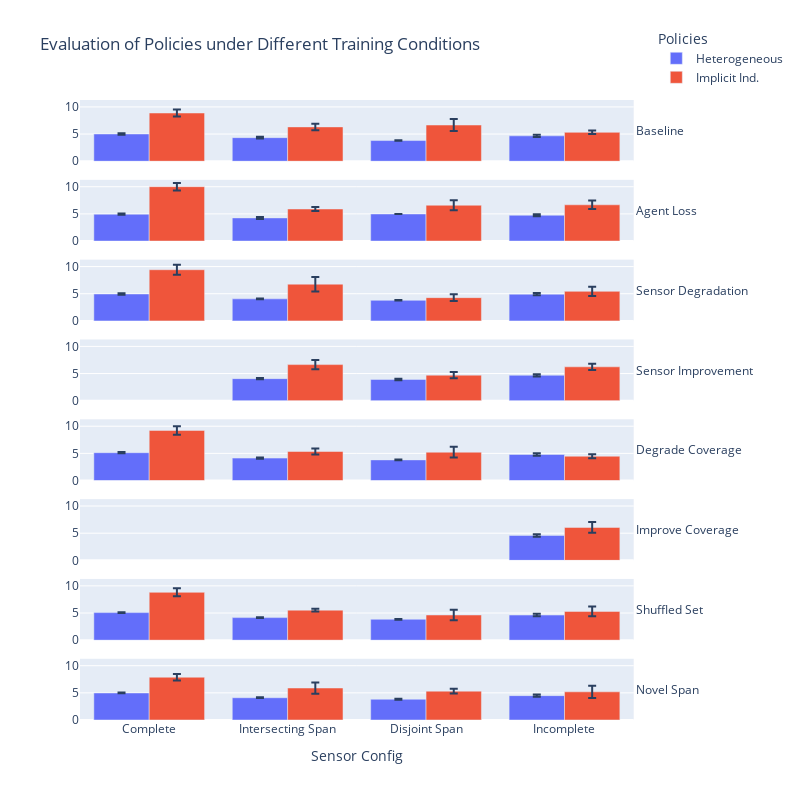

The notebook cell this image was saved under:
### Code cell
## Bar Comparisons
fig = px.bar(
    summary,
    x="sensor_config",
    y="mean",
    color="policy_type",
    barmode="group",
    facet_row="eval_type",
    error_y="ci95",
    hover_data=["n","se"],
    title="Evaluation of Policies under Different Training Conditions"
)
fig.for_each_annotation(
    # Remove "sensor_conf=__"
    lambda a: a.update(text=(a.text.split("=")[-1]), textangle = 0)
)

fig.update_layout(
    legend=dict(
        x=1.02,   # just outside the plotting area
        y=1.12,
        xanchor="left",
        yanchor="top"
    ),
    xaxis_title = "Sensor Config",
    legend_title_text = "Policies",
    width=800, height=800,
)
fig.for_each_yaxis(lambda y: y.update(title=""))
fig.write_image(f"eval_scale.png")
fig.show()

### Figure 1 — Plotly figure (JSON) as saved in the notebook; plotly's stock layout.template omitted (floating-point values rounded to 4 significant figures)
{"data": [{"alignmentgroup": "True", "customdata": [[15.0, 0.06825], [15.0, 0.08377], [15.0, 0.02716], [15.0, 0.1123]], "error_y": {"array": [0.1338, 0.1642, 0.05324, 0.2201]}, "hovertemplate": "policy_type=Heterogeneous<br>eval_type=Baseline<br>sensor_config=%{x}<br>mean=%{y}<br>n=%{customdata[0]}<br>se=%{customdata[1]}<extra></extra>", "legendgroup": "Heterogeneous", "marker": {"color": "#636efa", "pattern": {"shape": ""}}, "name": "Heterogeneous", "offsetgroup": "Heterogeneous", "orientation": "v", "showlegend": true, "textposition": "auto", "type": "bar", "x": ["Complete", "Intersecting Span", "Disjoint Span", "Incomplete"], "xaxis": "x8", "y": [5.015, 4.342, 3.808, 4.672], "yaxis": "y8"}, {"alignmentgroup": "True", "customdata": [[15.0, 0.05598], [15.0, 0.09116], [15.0, 0.002065], [15.0, 0.09362]], "error_y": {"array": [0.1097, 0.1787, 0.004048, 0.1835]}, "hovertemplate": "policy_type=Heterogeneous<br>eval_type=Agent Loss<br>sensor_config=%{x}<br>mean=%{y}<br>n=%{customdata[0]}<br>se=%{customdata[1]}<extra></extra>", "legendgroup": "Heterogeneous", "marker": {"color": "#636efa", "pattern": {"shape": ""}}, "name": "Heterogeneous", "offsetgroup": "Heterogeneous", "orientation": "v", "showlegend": false, "textposition": "auto", "type": "bar", "x": ["Complete", "Intersecting Span", "Disjoint Span", "Incomplete"], "xaxis": "x7", "y": [4.942, 4.263, 4.982, 4.751], "yaxis": "y7"}, {"alignmentgroup": "True", "customdata": [[15.0, 0.07815], [15.0, 0.03578], [15.0, 0.02257], [15.0, 0.103]], "error_y": {"array": [0.1532, 0.07012, 0.04423, 0.202]}, "hovertemplate": "policy_type=Heterogeneous<br>eval_type=Sensor Degradation<br>sensor_config=%{x}<br>mean=%{y}<br>n=%{customdata[0]}<br>se=%{customdata[1]}<extra></extra>", "legendgroup": "Heterogeneous", "marker": {"color": "#636efa", "pattern": {"shape": ""}}, "name": "Heterogeneous", "offsetgroup": "Heterogeneous", "orientation": "v", "showlegend": false, "textposition": "auto", "type": "bar", "x": ["Complete", "Intersecting Span", "Disjoint Span", "Incomplete"], "xaxis": "x6", "y": [4.95, 4.053, 3.785, 4.914], "yaxis": "y6"}, {"alignmentgroup": "True", "customdata": [[15.0, 0.04985], [15.0, 0.06662], [15.0, 0.1061]], "error_y": {"array": [0.09771, 0.1306, 0.2079]}, "hovertemplate": "policy_type=Heterogeneous<br>eval_type=Sensor Improvement<br>sensor_config=%{x}<br>mean=%{y}<br>n=%{customdata[0]}<br>se=%{customdata[1]}<extra></extra>", "legendgroup": "Heterogeneous", "marker": {"color": "#636efa", "pattern": {"shape": ""}}, "name": "Heterogeneous", "offsetgroup": "Heterogeneous", "orientation": "v", "showlegend": false, "textposition": "auto", "type": "bar", "x": ["Intersecting Span", "Disjoint Span", "Incomplete"], "xaxis": "x5", "y": [4.065, 3.919, 4.683], "yaxis": "y5"}, {"alignmentgroup": "True", "customdata": [[15.0, 0.06305], [15.0, 0.05301], [15.0, 0.02763], [15.0, 0.117]], "error_y": {"array": [0.1236, 0.1039, 0.05415, 0.2293]}, "hovertemplate": "policy_type=Heterogeneous<br>eval_type=Degrade Coverage<br>sensor_config=%{x}<br>mean=%{y}<br>n=%{customdata[0]}<br>se=%{customdata[1]}<extra></extra>", "legendgroup": "Heterogeneous", "marker": {"color": "#636efa", "pattern": {"shape": ""}}, "name": "Heterogeneous", "offsetgroup": "Heterogeneous", "orientation": "v", "showlegend": false, "textposition": "auto", "type": "bar", "x": ["Complete", "Intersecting Span", "Disjoint Span", "Incomplete"], "xaxis": "x4", "y": [5.124, 4.129, 3.802, 4.792], "yaxis": "y4"}, {"alignmentgroup": "True", "customdata": [[15.0, 0.1201]], "error_y": {"array": [0.2354]}, "hovertemplate": "policy_type=Heterogeneous<br>eval_type=Improve Coverage<br>sensor_config=%{x}<br>mean=%{y}<br>n=%{customdata[0]}<br>se=%{customdata[1]}<extra></extra>", "legendgroup": "Heterogeneous", "marker": {"color": "#636efa", "pattern": {"shape": ""}}, "name": "Heterogeneous", "offsetgroup": "Heterogeneous", "orientation": "v", "showlegend": false, "textposition": "auto", "type": "bar", "x": ["Incomplete"], "xaxis": "x3", "y": [4.593], "yaxis": "y3"}, {"alignmentgroup": "True", "customdata": [[15.0, 0.04443], [15.0, 0.04337], [15.0, 0.03656], [15.0, 0.1157]], "error_y": {"array": [0.08708, 0.08501, 0.07165, 0.2268]}, "hovertemplate": "policy_type=Heterogeneous<br>eval_type=Shuffled Set<br>sensor_config=%{x}<br>mean=%{y}<br>n=%{customdata[0]}<br>se=%{customdata[1]}<extra></extra>", "legendgroup": "Heterogeneous", "marker": {"color": "#636efa", "pattern": {"shape": ""}}, "name": "Heterogeneous", "offsetgroup": "Heterogeneous", "orientation": "v", "showlegend": false, "textposition": "auto", "type": "bar", "x": ["Complete", "Intersecting Span", "Disjoint Span", "Incomplete"], "xaxis": "x2", "y": [5.074, 4.153, 3.85, 4.628], "yaxis": "y2"}, {"alignmentgroup": "True", "customdata": [[15.0, 0.03524], [15.0, 0.0344], [15.0, 0.04123], [15.0, 0.1141]], "error_y": {"array": [0.06907, 0.06741, 0.08081, 0.2237]}, "hovertemplate": "policy_type=Heterogeneous<br>eval_type=Novel Span<br>sensor_config=%{x}<br>mean=%{y}<br>n=%{customdata[0]}<br>se=%{customdata[1]}<extra></extra>", "legendgroup": "Heterogeneous", "marker": {"color": "#636efa", "pattern": {"shape": ""}}, "name": "Heterogeneous", "offsetgroup": "Heterogeneous", "orientation": "v", "showlegend": false, "textposition": "auto", "type": "bar", "x": ["Complete", "Intersecting Span", "Disjoint Span", "Incomplete"], "xaxis": "x", "y": [4.974, 4.1, 3.823, 4.488], "yaxis": "y"}, {"alignmentgroup": "True", "customdata": [[15.0, 0.3279], [15.0, 0.3064], [15.0, 0.5723], [15.0, 0.1683]], "error_y": {"array": [0.6427, 0.6005, 1.122, 0.3298]}, "hovertemplate": "policy_type=Implicit Ind.<br>eval_type=Baseline<br>sensor_config=%{x}<br>mean=%{y}<br>n=%{customdata[0]}<br>se=%{customdata[1]}<extra></extra>", "legendgroup": "Implicit Ind.", "marker": {"color": "#EF553B", "pattern": {"shape": ""}}, "name": "Implicit Ind.", "offsetgroup": "Implicit Ind.", "orientation": "v", "showlegend": true, "textposition": "auto", "type": "bar", "x": ["Complete", "Intersecting Span", "Disjoint Span", "Incomplete"], "xaxis": "x8", "y": [8.88, 6.32, 6.667, 5.32], "yaxis": "y8"}, {"alignmentgroup": "True", "customdata": [[15.0, 0.3573], [15.0, 0.1806], [15.0, 0.4735], [15.0, 0.399]], "error_y": {"array": [0.7003, 0.354, 0.928, 0.7821]}, "hovertemplate": "policy_type=Implicit Ind.<br>eval_type=Agent Loss<br>sensor_config=%{x}<br>mean=%{y}<br>n=%{customdata[0]}<br>se=%{customdata[1]}<extra></extra>", "legendgroup": "Implicit Ind.", "marker": {"color": "#EF553B", "pattern": {"shape": ""}}, "name": "Implicit Ind.", "offsetgroup": "Implicit Ind.", "orientation": "v", "showlegend": false, "textposition": "auto", "type": "bar", "x": ["Complete", "Intersecting Span", "Disjoint Span", "Incomplete"], "xaxis": "x7", "y": [10.01, 5.905, 6.597, 6.673], "yaxis": "y7"}, {"alignmentgroup": "True", "customdata": [[15.0, 0.4766], [15.0, 0.6796], [15.0, 0.3109], [15.0, 0.4335]], "error_y": {"array": [0.9342, 1.332, 0.6094, 0.8496]}, "hovertemplate": "policy_type=Implicit Ind.<br>eval_type=Sensor Degradation<br>sensor_config=%{x}<br>mean=%{y}<br>n=%{customdata[0]}<br>se=%{customdata[1]}<extra></extra>", "legendgroup": "Implicit Ind.", "marker": {"color": "#EF553B", "pattern": {"shape": ""}}, "name": "Implicit Ind.", "offsetgroup": "Implicit Ind.", "orientation": "v", "showlegend": false, "textposition": "auto", "type": "bar", "x": ["Complete", "Intersecting Span", "Disjoint Span", "Incomplete"], "xaxis": "x6", "y": [9.418, 6.758, 4.277, 5.438], "yaxis": "y6"}, {"alignmentgroup": "True", "customdata": [[15.0, 0.4297], [15.0, 0.2906], [15.0, 0.2962]], "error_y": {"array": [0.8423, 0.5696, 0.5805]}, "hovertemplate": "policy_type=Implicit Ind.<br>eval_type=Sensor Improvement<br>sensor_config=%{x}<br>mean=%{y}<br>n=%{customdata[0]}<br>se=%{customdata[1]}<extra></extra>", "legendgroup": "Implicit Ind.", "marker": {"color": "#EF553B", "pattern": {"shape": ""}}, "name": "Implicit Ind.", "offsetgroup": "Implicit Ind.", "orientation": "v", "showlegend": false, "textposition": "auto", "type": "bar", "x": ["Intersecting Span", "Disjoint Span", "Incomplete"], "xaxis": "x5", "y": [6.647, 4.703, 6.24], "yaxis": "y5"}, {"alignmentgroup": "True", "customdata": [[15.0, 0.3979], [15.0, 0.2846], [15.0, 0.5012], [15.0, 0.1856]], "error_y": {"array": [0.7799, 0.5578, 0.9824, 0.3639]}, "hovertemplate": "policy_type=Implicit Ind.<br>eval_type=Degrade Coverage<br>sensor_config=%{x}<br>mean=%{y}<br>n=%{customdata[0]}<br>se=%{customdata[1]}<extra></extra>", "legendgroup": "Implicit Ind.", "marker": {"color": "#EF553B", "pattern": {"shape": ""}}, "name": "Implicit Ind.", "offsetgroup": "Implicit Ind.", "orientation": "v", "showlegend": false, "textposition": "auto", "type": "bar", "x": ["Complete", "Intersecting Span", "Disjoint Span", "Incomplete"], "xaxis": "x4", "y": [9.23, 5.35, 5.215, 4.478], "yaxis": "y4"}, {"alignmentgroup": "True", "customdata": [[15.0, 0.5067]], "error_y": {"array": [0.9931]}, "hovertemplate": "policy_type=Implicit Ind.<br>eval_type=Improve Coverage<br>sensor_config=%{x}<br>mean=%{y}<br>n=%{customdata[0]}<br>se=%{customdata[1]}<extra></extra>", "legendgroup": "Implicit Ind.", "marker": {"color": "#EF553B", "pattern": {"shape": ""}}, "name": "Implicit Ind.", "offsetgroup": "Implicit Ind.", "orientation": "v", "showlegend": false, "textposition": "auto", "type": "bar", "x": ["Incomplete"], "xaxis": "x3", "y": [6.068], "yaxis": "y3"}, {"alignmentgroup": "True", "customdata": [[15.0, 0.3711], [15.0, 0.1215], [15.0, 0.4909], [15.0, 0.4587]], "error_y": {"array": [0.7274, 0.2381, 0.9621, 0.899]}, "hovertemplate": "policy_type=Implicit Ind.<br>eval_type=Shuffled Set<br>sensor_config=%{x}<br>mean=%{y}<br>n=%{customdata[0]}<br>se=%{customdata[1]}<extra></extra>", "legendgroup": "Implicit Ind.", "marker": {"color": "#EF553B", "pattern": {"shape": ""}}, "name": "Implicit Ind.", "offsetgroup": "Implicit Ind.", "orientation": "v", "showlegend": false, "textposition": "auto", "type": "bar", "x": ["Complete", "Intersecting Span", "Disjoint Span", "Incomplete"], "xaxis": "x2", "y": [8.812, 5.528, 4.637, 5.298], "yaxis": "y2"}, {"alignmentgroup": "True", "customdata": [[15.0, 0.3131], [15.0, 0.5269], [15.0, 0.2271], [15.0, 0.5718]], "error_y": {"array": [0.6137, 1.033, 0.4451, 1.121]}, "hovertemplate": "policy_type=Implicit Ind.<br>eval_type=Novel Span<br>sensor_config=%{x}<br>mean=%{y}<br>n=%{customdata[0]}<br>se=%{customdata[1]}<extra></extra>", "legendgroup": "Implicit Ind.", "marker": {"color": "#EF553B", "pattern": {"shape": ""}}, "name": "Implicit Ind.", "offsetgroup": "Implicit Ind.", "orientation": "v", "showlegend": false, "textposition": "auto", "type": "bar", "x": ["Complete", "Intersecting Span", "Disjoint Span", "Incomplete"], "xaxis": "x", "y": [7.88, 5.89, 5.313, 5.188], "yaxis": "y"}], "layout": {"annotations": [{"font": {}, "showarrow": false, "text": "Novel Span", "textangle": 0, "x": 0.98, "xanchor": "left", "xref": "paper", "y": 0.04938, "yanchor": "middle", "yref": "paper"}, {"font": {}, "showarrow": false, "text": "Shuffled Set", "textangle": 0, "x": 0.98, "xanchor": "left", "xref": "paper", "y": 0.1781, "yanchor": "middle", "yref": "paper"}, {"font": {}, "showarrow": false, "text": "Improve Coverage", "textangle": 0, "x": 0.98, "xanchor": "left", "xref": "paper", "y": 0.3069, "yanchor": "middle", "yref": "paper"}, {"font": {}, "showarrow": false, "text": "Degrade Coverage", "textangle": 0, "x": 0.98, "xanchor": "left", "xref": "paper", "y": 0.4356, "yanchor": "middle", "yref": "paper"}, {"font": {}, "showarrow": false, "text": "Sensor Improvement", "textangle": 0, "x": 0.98, "xanchor": "left", "xref": "paper", "y": 0.5644, "yanchor": "middle", "yref": "paper"}, {"font": {}, "showarrow": false, "text": "Sensor Degradation", "textangle": 0, "x": 0.98, "xanchor": "left", "xref": "paper", "y": 0.6931, "yanchor": "middle", "yref": "paper"}, {"font": {}, "showarrow": false, "text": "Agent Loss", "textangle": 0, "x": 0.98, "xanchor": "left", "xref": "paper", "y": 0.8219, "yanchor": "middle", "yref": "paper"}, {"font": {}, "showarrow": false, "text": "Baseline", "textangle": 0, "x": 0.98, "xanchor": "left", "xref": "paper", "y": 0.9506, "yanchor": "middle", "yref": "paper"}], "barmode": "group", "height": 800, "legend": {"title": {"text": "Policies"}, "tracegroupgap": 0, "x": 1.02, "xanchor": "left", "y": 1.12, "yanchor": "top"}, "title": {"text": "Evaluation of Policies under Different Training Conditions"}, "width": 800, "xaxis": {"anchor": "y", "domain": [0, 0.98], "title": {"text": "Sensor Config"}}, "xaxis2": {"anchor": "y2", "domain": [0, 0.98], "matches": "x", "showticklabels": false}, "xaxis3": {"anchor": "y3", "domain": [0, 0.98], "matches": "x", "showticklabels": false}, "xaxis4": {"anchor": "y4", "domain": [0, 0.98], "matches": "x", "showticklabels": false}, "xaxis5": {"anchor": "y5", "domain": [0, 0.98], "matches": "x", "showticklabels": false}, "xaxis6": {"anchor": "y6", "domain": [0, 0.98], "matches": "x", "showticklabels": false}, "xaxis7": {"anchor": "y7", "domain": [0, 0.98], "matches": "x", "showticklabels": false}, "xaxis8": {"anchor": "y8", "domain": [0, 0.98], "matches": "x", "showticklabels": false}, "yaxis": {"anchor": "x", "domain": [0, 0.09875], "title": {"text": ""}}, "yaxis2": {"anchor": "x2", "domain": [0.1288, 0.2275], "matches": "y", "title": {"text": ""}}, "yaxis3": {"anchor": "x3", "domain": [0.2575, 0.3563], "matches": "y", "title": {"text": ""}}, "yaxis4": {"anchor": "x4", "domain": [0.3862, 0.485], "matches": "y", "title": {"text": ""}}, "yaxis5": {"anchor": "x5", "domain": [0.515, 0.6138], "matches": "y", "title": {"text": ""}}, "yaxis6": {"anchor": "x6", "domain": [0.6438, 0.7425], "matches": "y", "title": {"text": ""}}, "yaxis7": {"anchor": "x7", "domain": [0.7725, 0.8712], "matches": "y", "title": {"text": ""}}, "yaxis8": {"anchor": "x8", "domain": [0.9012, 1], "matches": "y", "title": {"text": ""}}}}
